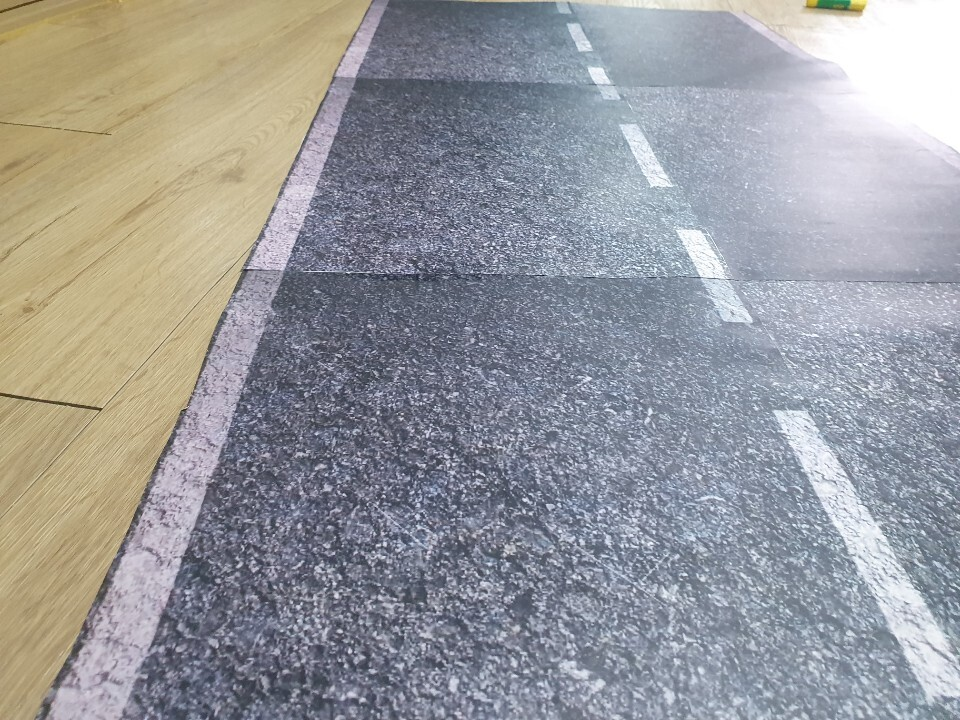
#> input picture trialroad.jpg, 960 x 720 px
$ python -i main.py   (imports and definitions only)   (older library calls are emulated)
#> lines starting #> are read from the running program, lines starting #| are printed output that depends on the picture; after the words box and inside, x2 and y2 are one past the last pixel; in counts of white or black regions, pixels touching at a corner belong together
from picamera.array import PiRGBArray
from picamera import PiCamera
import time
import cv2
# import motor
import numpy as np
# initialize the camera and grab a reference to the raw camera capture
# [1 line that did not run here, left out]
# resolution
# [1 line that did not run here, left out]
# FR
# [1 line that did not run here, left out]
# [1 line that did not run here, left out]
# allow the camera to warmup
# [1 line not run here, left out]
# capture frames from the camera

WIDTH = 400
HEIGHT = 240

pts1 = np.array([[62,135],[340,135],[45,185],[362,185]],np.int32)
pts2 = np.array([[100,0],[280,0],[100,240],[280,240]],np.int32)

def zero(x):
    pass

# [4 lines not run here, left out]


# [19 lines left out: function Perspective, not called in this run]

def Threshold(imgPers):
    imgGray = cv2.cvtColor(imgPers, cv2.COLOR_RGB2GRAY)
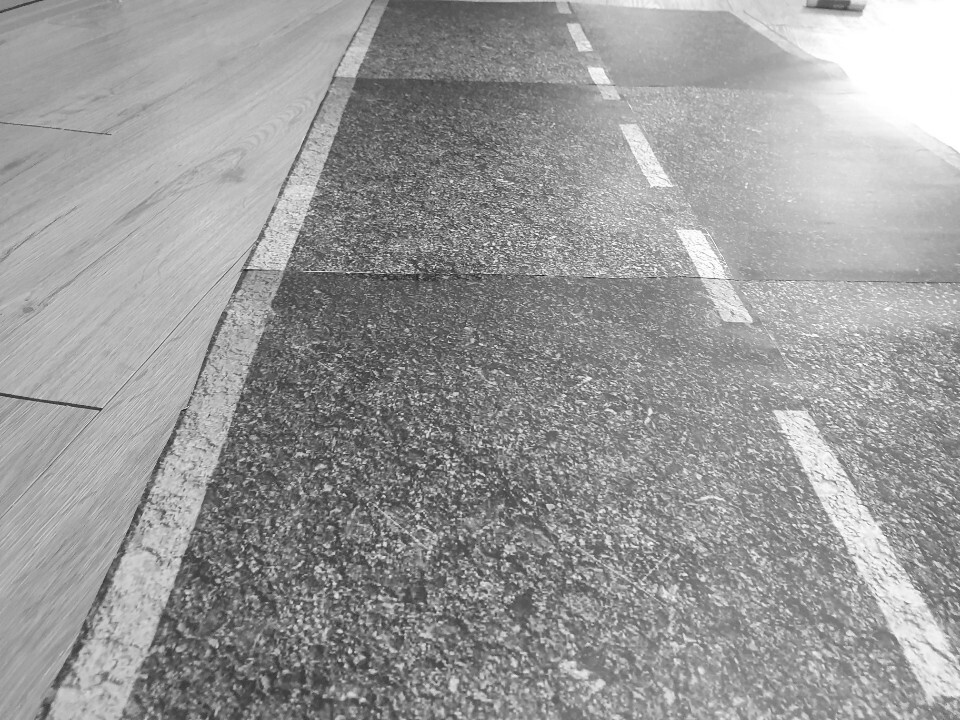
#> imgGray: shape (720, 960); min 7, max 255, mean 154.1

    # Blurring -----------------------------------------------
    # imgBlur = cv2.blur(imgPers, (5,5))
    imgBlur = cv2.GaussianBlur(imgGray, (5,5), 0)
    # imgBlur = cv2.medianBlur(imgPers, 5)
    # imgBlur = cv2.bilateralFilter(imgPers,9,75,75)
    # -----------------------------------------------
    light = cv2.getTrackbarPos("L – H", "Trackbars")
    saturation = cv2.getTrackbarPos("L – S", "Trackbars")

    imgThresh = cv2.inRange(imgBlur, 149, 255, cv2.THRESH_BINARY)
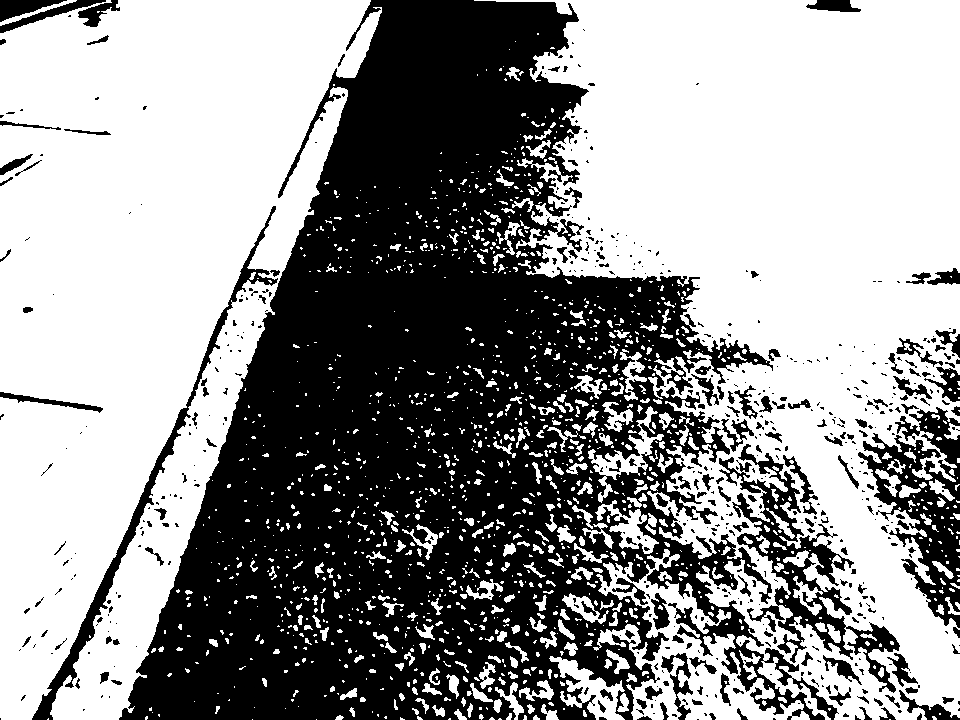
#> imgThresh: shape (720, 960); 58.3% white; 589 black regions (430 under 20 px), largest, box (x1, y1, x2, y2) and area: (119, 0, 839, 720) 247888, (858, 407, 960, 628) 8980, (719, 444, 900, 693) 8881

    # Erosion / Dilation-------------------------------------------------------
    kernel = np.ones((5,5),np.uint8)
    imgErode = cv2.erode(imgThresh,kernel,iterations=1)
#> imgErode: shape (720, 960); 44.8% white; 489 white regions (375 under 20 px), largest, box (x1, y1, x2, y2) and area: (539, 0, 960, 704) 140404, (0, 0, 368, 720) 140055, (53, 295, 268, 720) 16523
    dilation = cv2.dilate(imgThresh,kernel,iterations = 2)
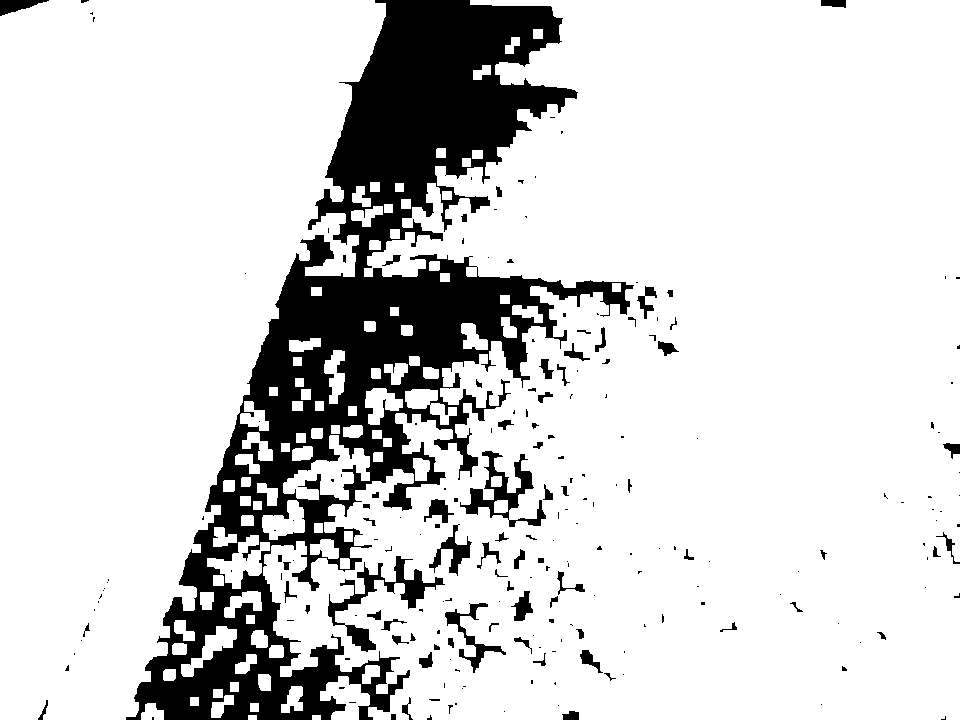
#> dilation: shape (720, 960); 83.9% white; 215 black regions (137 under 20 px), largest, box (x1, y1, x2, y2) and area: (126, 0, 634, 720) 99520, (328, 556, 445, 652) 2254, (460, 451, 546, 527) 1869
    # imgDilate = cv2.dilate(imgErode,kernel,iterations=1)
    opening = cv2.morphologyEx(imgErode, cv2.MORPH_OPEN, kernel, iterations=2)
#> opening: shape (720, 960); 42.2% white; 23 white regions, largest, box (x1, y1, x2, y2) and area: (0, 0, 366, 720) 135473, (568, 0, 960, 418) 122120, (774, 410, 960, 703) 12774
    closing = cv2.morphologyEx(opening, cv2.MORPH_CLOSE, kernel, iterations=2)
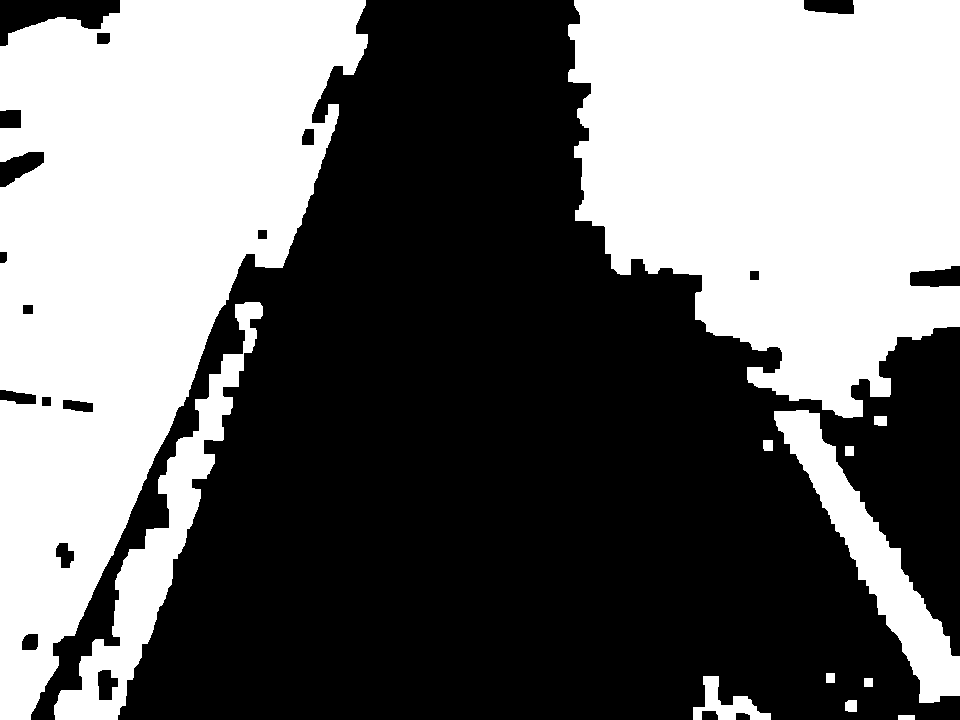
#> closing: shape (720, 960); 43.3% white; 12 white regions, largest, box (x1, y1, x2, y2) and area: (0, 0, 368, 720) 143671, (568, 0, 960, 418) 125319, (54, 302, 263, 720) 15464
    # imgDilate = cv2.dilate(imgErode,kernel,iterations=1)
    # -------------------------------------------------------

    sobel_horizontal = cv2.Sobel(closing, cv2.CV_8U, 1, 0, ksize=9)
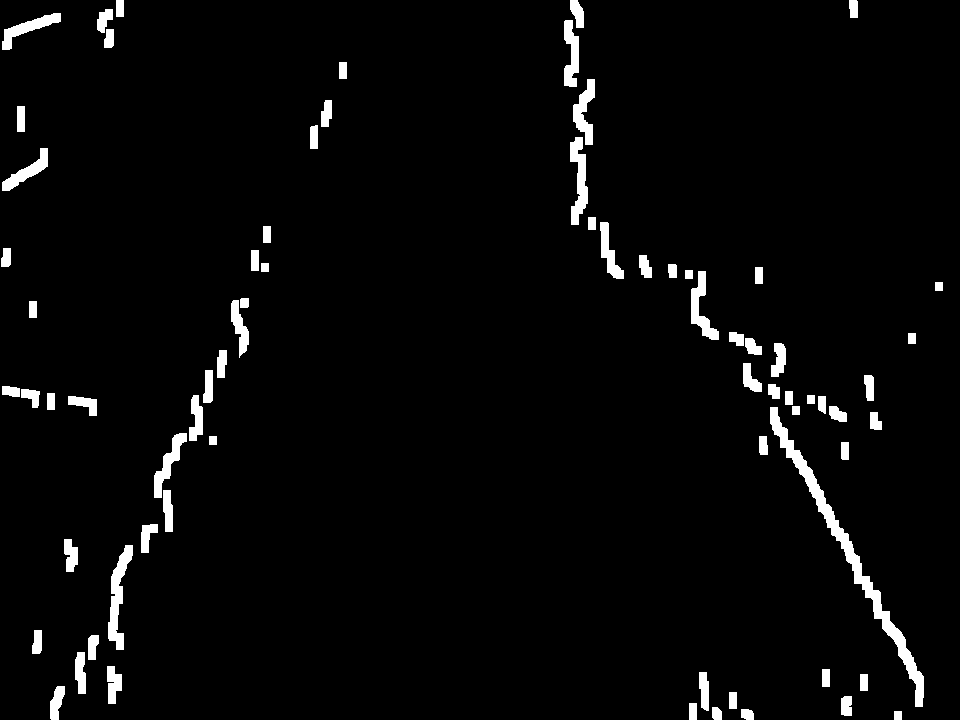
#> sobel_horizontal: shape (720, 960); 3.3% white; 72 white regions, largest, box (x1, y1, x2, y2) and area: (770, 407, 924, 707) 3576, (108, 545, 133, 650) 1104, (570, 137, 588, 225) 912
    # kernel2 = np.ones((3,3),np.uint8)
    # imgMpl = cv2.morphologyEx(sobel_horizontal, cv2.MORPH_CLOSE, kernel2)

    cv2.imshow("threshold", sobel_horizontal)
    cv2.waitKey(1)

    # Canny edge detection : still need tuning
    imgEdge = cv2.Canny(imgGray, 270, 300)
#> imgEdge: shape (720, 960); 6.9% white in thin lines or dots

    cv2.imshow("canny edge", imgEdge)
    cv2.waitKey(1)

    # combing the binary threshold and canny edge detector
    imgFinal = cv2.add(sobel_horizontal, imgEdge)
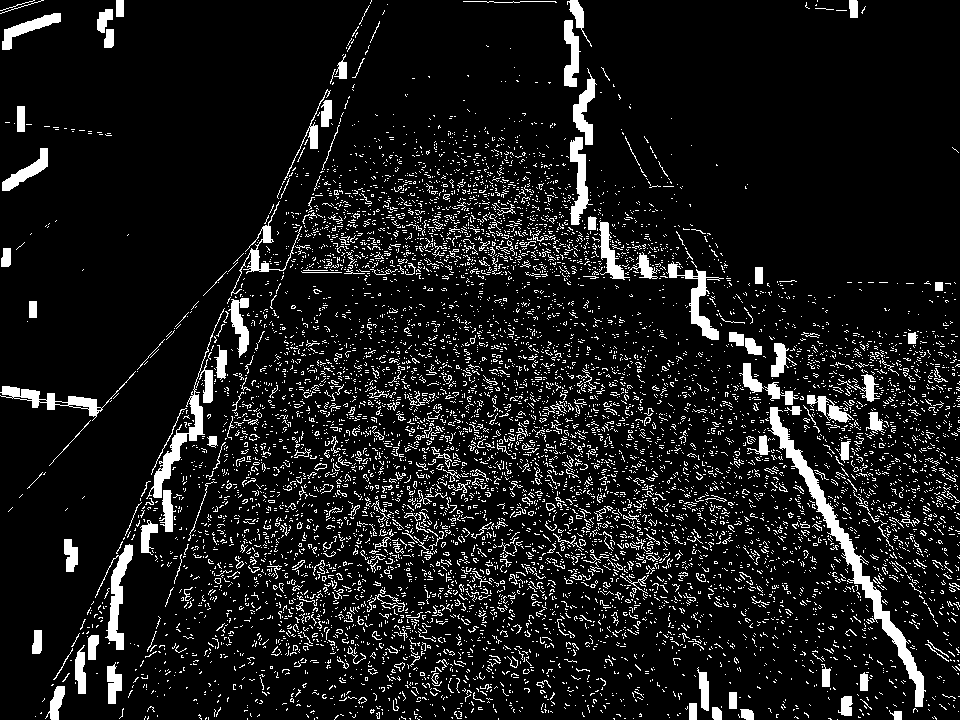
#> imgFinal: shape (720, 960); 9.9% white; 8706 white regions (8391 under 20 px), largest, box (x1, y1, x2, y2) and area: (768, 407, 926, 707) 3739, (146, 308, 225, 499) 1373, (95, 544, 133, 650) 1170
    imgFinal = cv2.cvtColor(imgFinal, cv2.COLOR_GRAY2RGB)
    imgFinalDuplicate = cv2.cvtColor(imgFinal, cv2.COLOR_RGB2BGR)
    imgFinalDuplicate1 = cv2.cvtColor(imgFinal, cv2.COLOR_RGB2BGR)
    return imgFinal, imgFinalDuplicate, imgFinalDuplicate1

# [36 lines left out: functions Histogram, LaneFinder, LaneCenter, not called in this run]

# [42 lines not run here, left out]

>>> import cv2
>>> picture = cv2.cvtColor(cv2.imread('trialroad.jpg'), cv2.COLOR_BGR2RGB)
>>> result = Threshold(picture)
